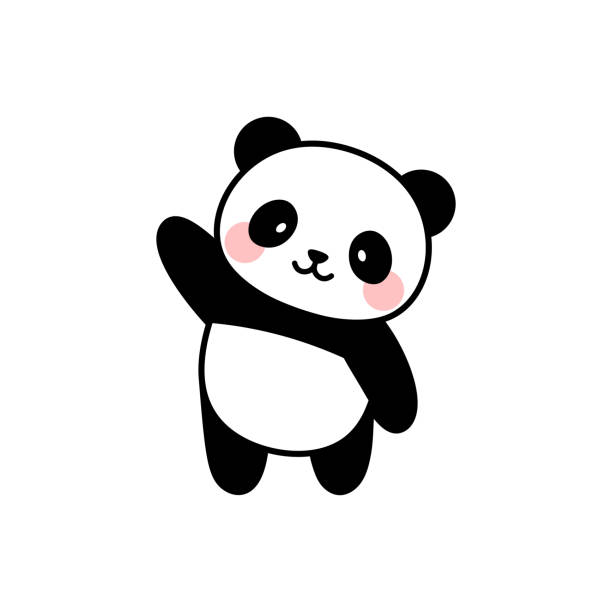
#> input picture sample.jpg, 612 x 612 px, found by its file name
$ python code13.py
#> lines starting #> are read from the running program, lines starting #| are printed output that depends on the picture; after the words box and inside, x2 and y2 are one past the last pixel; in counts of white or black regions, pixels touching at a corner belong together
import cv2

img = cv2.imread("sample.jpg")
#> img is the input picture: shape (612, 612, 3); mean B, G, R 231.9, 231.9, 232.3
hsv = cv2.cvtColor(img, cv2.COLOR_BGR2HSV)
#> hsv: shape (612, 612, 3); mean H, S, V 0.5, 0.5, 232.3

# Define blue color range
lower_blue = (100, 150, 0)
upper_blue = (140, 255, 255)

mask = cv2.inRange(hsv, lower_blue, upper_blue)
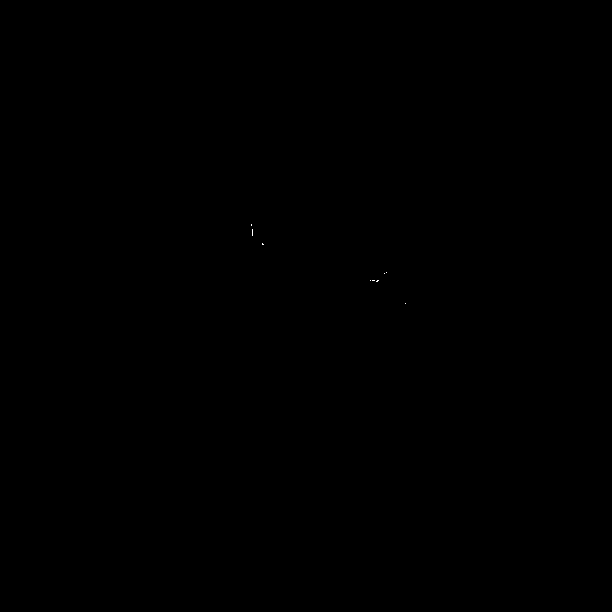
#> mask: shape (612, 612); 0.01% white in thin lines or dots, all inside (x1, y1, x2, y2) = (251, 224, 406, 304)
result = cv2.bitwise_and(img, img, mask=mask)

cv2.imshow("Original", img)
cv2.imshow("Mask", mask)
cv2.imshow("Filtered", result)
cv2.waitKey(0)
cv2.destroyAllWindows()
